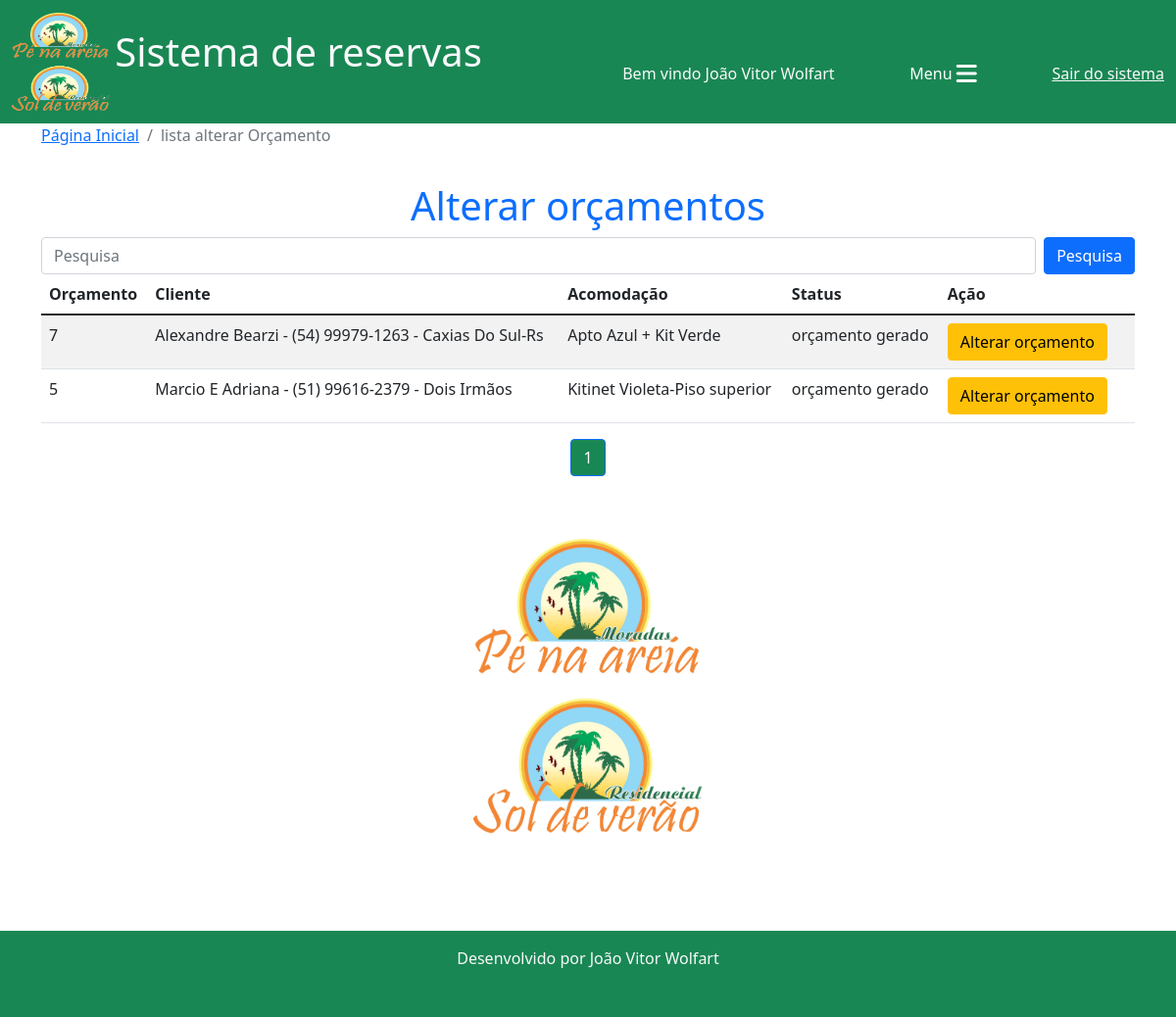
The app's page /reservas/lista_alterar_orcamento/ (signed in), older data.
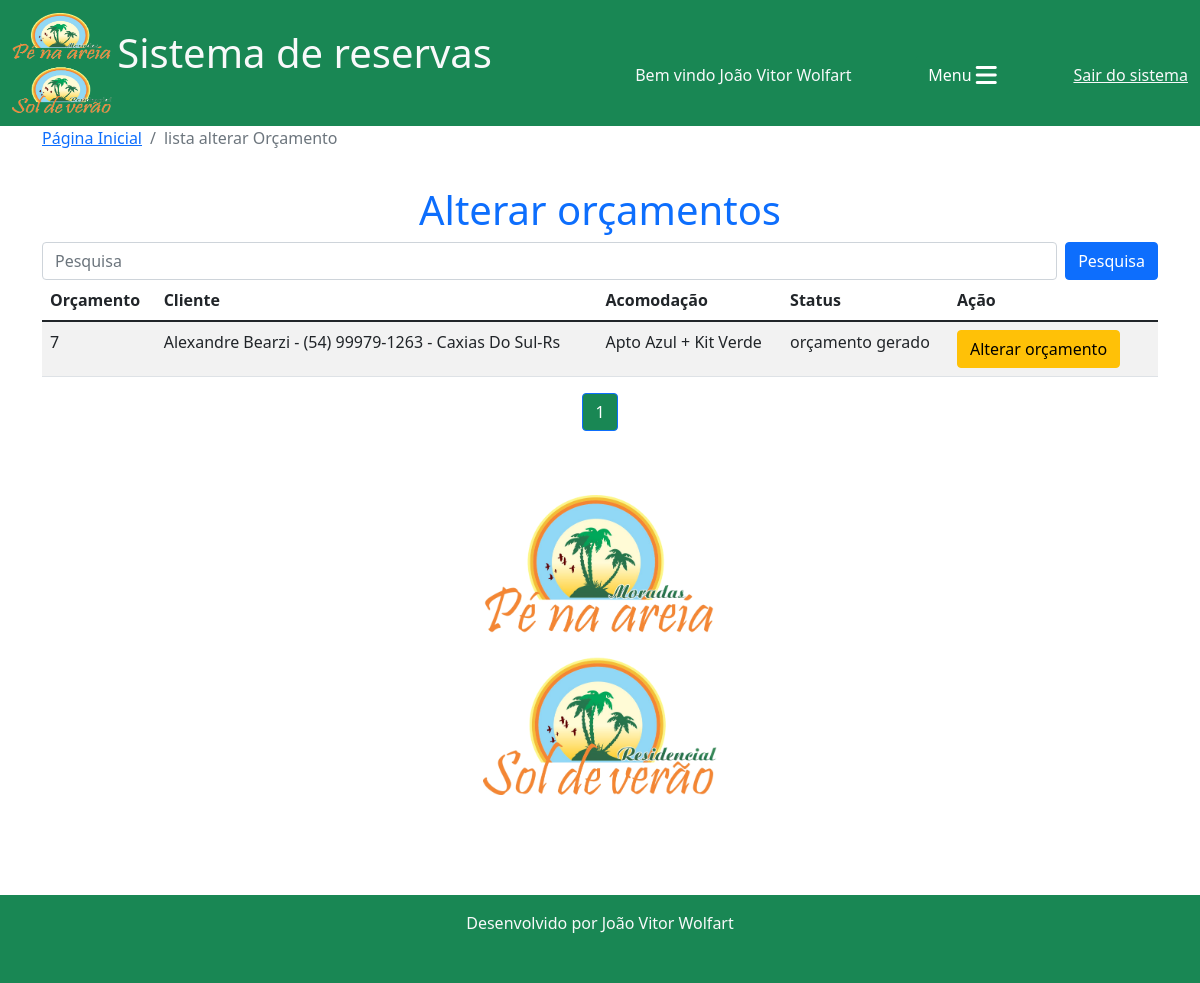
The same page, newer data.
### reservas/models.py (models this page shows, shortened)
class Orcamento(models.Model):
    cliente = models.ForeignKey(Cliente, on_delete=models.CASCADE)
    acomodacao = models.ForeignKey(Acomodacao, on_delete=models.CASCADE)
    data_entrada = models.DateField()
    dia_entrada = models.CharField(max_length=20)
    checkin = models.CharField(max_length=100)
    data_saida = models.DateField()
    dia_saida = models.CharField(max_length=20)
    checkout = models.CharField(max_length=100)
    data_orcamento = models.DateField(default=timezone.now)
    n_ocupantes = models.IntegerField(default=0)
    obs_n_ocupantes = models.CharField(max_length=150, blank=True,)
    n_dias = models.IntegerField()
    valor_diaria = models.DecimalField(default=0, max_digits=7, decimal_places=2)
    taxa_limpeza = models.DecimalField(default=0, max_digits=6, decimal_places=2)
    descontos = models.DecimalField(default=0, max_digits=7, decimal_places=2)
    acrescimos = models.DecimalField(default=0, max_digits=7, decimal_places=2)
    valor_pacote = models.DecimalField(default=0, max_digits=7, decimal_places=2)
    dias_pacote = models.IntegerField(default=0)
    diaria_cheia = models.BooleanField(default=False)
    periodo = models.CharField(max_length=100)
    modificado = models.BooleanField(default=False)
    obs_modificacao = models.CharField(max_length=200, blank=True,)
    eliminado = models.BooleanField(default=False)
    status = models.CharField(max_length=20, choices=(("em digitação", "em digitação"), ("digitação concluída", "digitação concluída"), ("orçamento gerado", "orçamento gerado"), ("contrato gerado", "contrato gerado"),))
    total_valor_reserva = models.DecimalField(default=0, max_digits=7, decimal_places=2)
    confirmado = models.BooleanField(default=False)
    valor_pago = models.DecimalField(default=0, max_digits=7, decimal_places=2)
    valor_extras = models.DecimalField(default=0, max_digits=7, decimal_places=2)
    quitado = models.BooleanField(default=False)

class Cliente(models.Model):
    nome = models.CharField(max_length=30)
    telefone = models.CharField(max_length=20, blank=True,)
    obs = models.CharField(max_length=100)
    dados_adicionais = models.BooleanField(default=False)
    def __str__(self):
        return f"{self.nome} - {self.telefone} - {self.obs}"

class Acomodacao(models.Model):
    nome = models.CharField(max_length=50)
    empreendimento = models.ForeignKey(Empreendimento, on_delete=models.DO_NOTHING)
    tipo = models.CharField(max_length=15)
    quartos = models.IntegerField(blank=True, null=True)
    valor_base = models.DecimalField(max_digits=10, decimal_places=2, blank=True, null=True)
    descricao = models.TextField()
    limite_ideal = models.IntegerField(blank=True, null=True)
    limite_adicional = models.IntegerField(blank=True, null=True)
    aceita_pet = models.BooleanField(default=False)
    def __str__(self):
        return f"{self.nome}"

### reservas/views.py (the view)
# urls.py: path('lista_alterar_orcamento/', views.lista_alterar_orcamento, name="lista_alterar_orcamento"),
@login_required(login_url="login")
def lista_alterar_orcamento(request):
    termo_cliente = request.GET.get("termo_cliente")
    if termo_cliente:
        termo_cliente = termo_cliente.strip()
        orcamentos = Orcamento.objects.all().filter(
            Q(cliente__nome__icontains=termo_cliente) | Q(cliente__telefone__icontains=termo_cliente) | Q(cliente__obs__icontains=termo_cliente) | Q(acomodacao__nome__icontains=termo_cliente), eliminado=False
        ).exclude(
            status="contrato gerado"
        ).exclude(
            eliminado=True
        ).order_by("-id")
    else:
        orcamentos = Orcamento.objects.all().exclude(
            status="contrato gerado", eliminado=False
        ).exclude(
            eliminado=True
        ).order_by("-id")
    if len(orcamentos) == 0:
        messages.add_message(request, messages.WARNING, f"Nenhum orçamento encontrado com o termo {termo_cliente}")
    paginator = Paginator(orcamentos, 10)
    page = request.GET.get('p')
    orcamentos = paginator.get_page(page)
    return render(request, "lista_alterar_orcamento.html", {"orcamentos": orcamentos})

### reservas/templates/lista_alterar_orcamento.html (shortened to what this page needs)
{% extends 'base.html'%}
{% load static %}
{% block 'conteudo'%}
<nav aria-label="breadcrumb">
  <ol class="breadcrumb">
    <li class="breadcrumb-item"><a href="{% url 'home'%}">Página Inicial</a></li>
    <li class="breadcrumb-item active" aria-current="page">lista alterar Orçamento</li>
  </ol>
</nav>
<h1 style="padding-top: 20px;" class="text-center text-primary">Alterar orçamentos</h1>
<div class="col-12">
    <form class="d-flex" action="">
        <input class="form-control me-2" type="search" placeholder="Pesquisa" aria-label="Search" name="termo_cliente">
        <button class="btn btn-primary" type="submit">Pesquisa</button>
    </form>
    <div class="col-12 table-responsive">
        <table class="table table-striped table-hover">
          <thead>
            <tr>
              <th scope="col">Orçamento</th>
              <th scope="col">Cliente</th>
              <th scope="col">Acomodação</th>
              <th scope="col">Status</th>
              <th scope="col">Ação</th>
              <th scope="col"></th>
            </tr>
          </thead>
          <tbody>
            {% for o in orcamentos %}
            <tr>
                <td class="">{{o.id}}</td>
                <td class="">{{o.cliente}}</td>
                <td class="">{{o.acomodacao}}</td>
                <td>{{o.status}}</td>
                <td><a href="{% url 'alterar_orcamento' o.id%}" class="btn btn-warning">Alterar orçamento</a></td>
                {% if o.modificado %}
                <td>Modificado</td>
                {% else %}
                <td></td>
                {% endif %}
            </tr>
            {% endfor %}
          </tbody>
        </table>
</div>
</div>
<nav aria-label="Page navigation example">
    <ul class="pagination justify-content-center">
      {%for pagina in orcamentos.paginator.page_range%}
      {%if orcamentos.number == pagina%}
        <li class="page-item active"><a class="page-link bg-success" href="?p={{pagina}}&termo_cliente={{termo_cliente}}">{{pagina}}</a></li>
      {% elif orcamentos.number > pagina|add:'-3'  and orcamentos.number < pagina|add:'3'%}
        <li class="page-item"><a class="page-link" href="?p={{pagina}}&termo_cliente={{termo_cliente}}">{{pagina}}</a></li>
      {%endif%}
      {%endfor%}
    </ul>
  </nav>
<div class="row">
    <div style="height: 400px; text-align: center;">
      <img src="{% static 'img/logo1.png'%}" alt="" class="image-fluid mt-5" style="height: 300px; margin: 0 auto;">
    </div>
</div>
{% endblock %}

Row changes from the older to the newer data that the page shows:
no longer on this page (row edited): Orcamento: id "5", cliente "Marcio E Adriana - (51) 99616-2379 - Dois Irmãos", acomodacao "Kitinet Violeta-Piso superior", status "orçamento gerado", modificado False (drawn)
